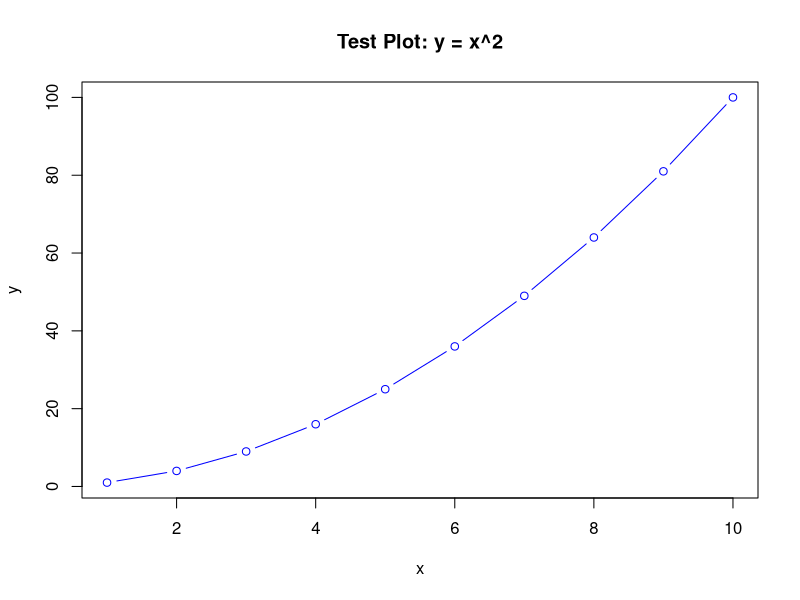

This chart was generated by the following R code:
print("Hello GitHub!")
# Assign values
x <- 134    # x ko 10 assign kiya
y <- 5

# Print values
print(x)
print(y)
# Basic plot
x <- 1:10
y <- x^2
plot(x, y, type="b", col="blue", main="Test Plot: y = x^2")

